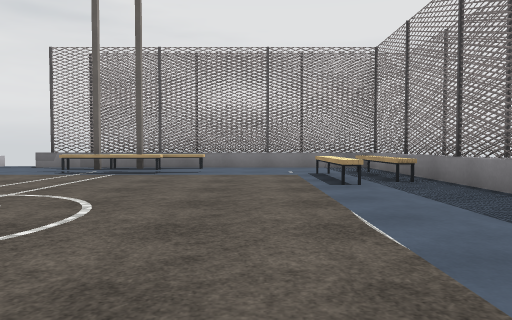
View 1 (above)

12 first-person views from a walk through a Unity game level. The camera is 1.2 m above the floor, tilts 2° down and sees 70° across. The floor is counted in squares, 2 m on a side. Each view is taken from the middle of a square. On the plan, view 1 faces up. The plan holds only what a view shows up to about 10 squares ahead; the rest is blank. Surface patterns are stand-ins for the level's own textures.

View 2
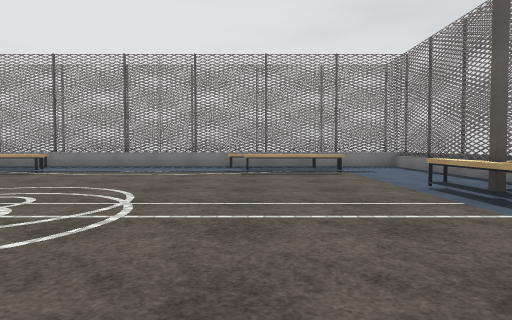

View 3
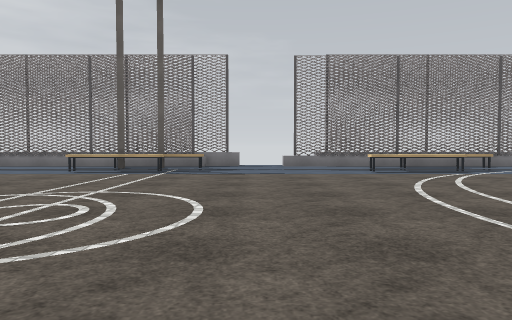

View 4
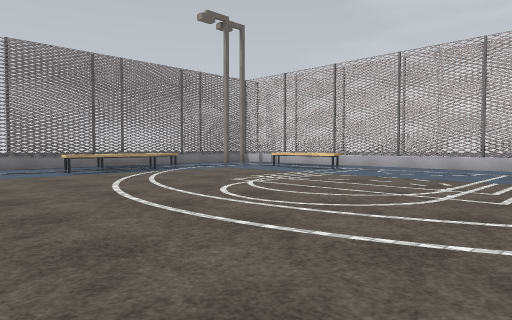

View 5
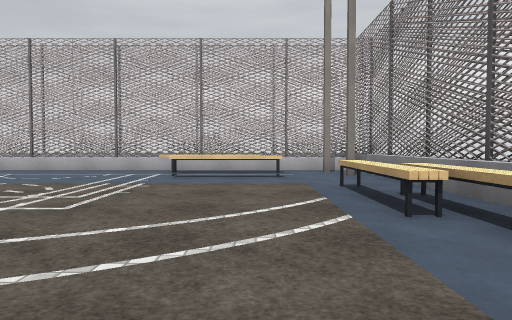

View 6
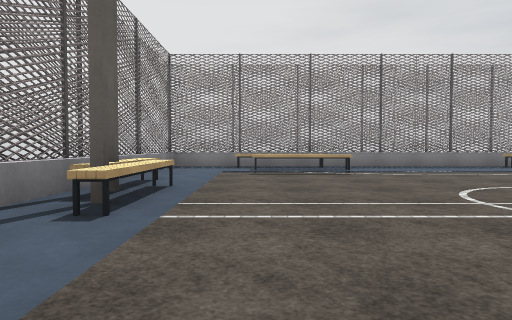

View 7
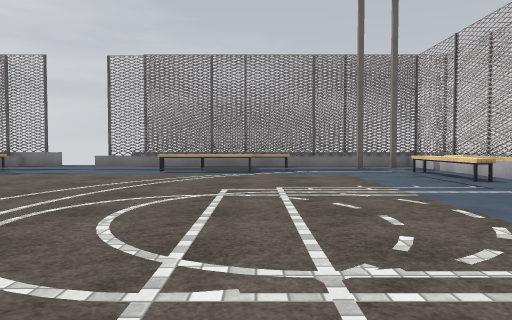

View 8
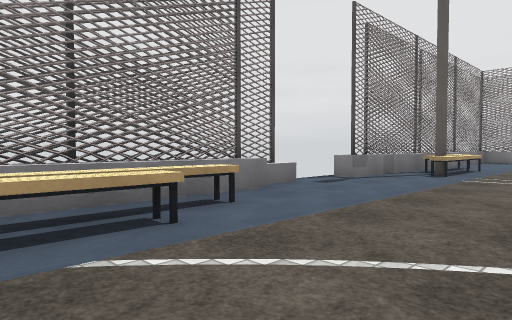

View 9
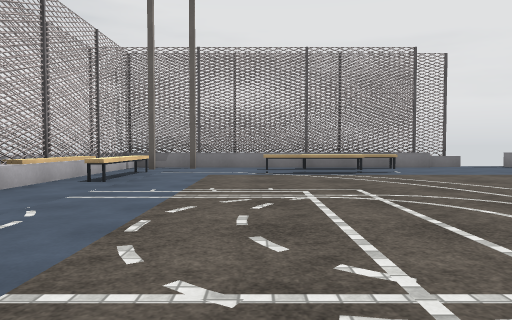

View 10
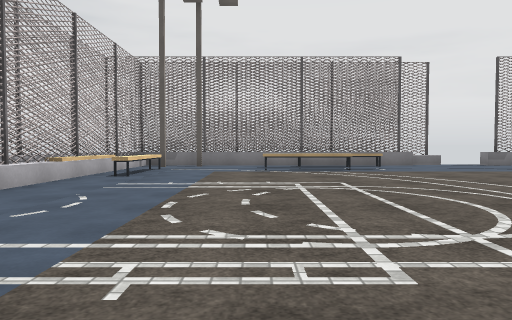

View 11
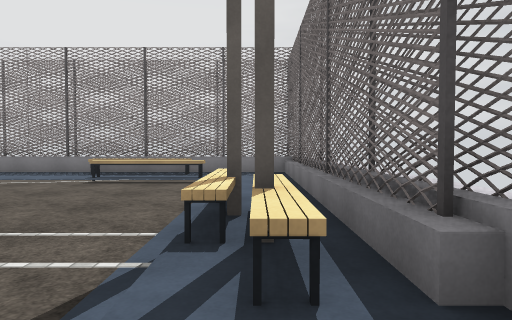

View 12
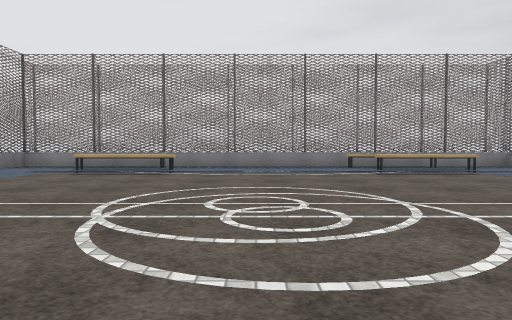

### Floor plan
Key: @ floor where view 1 was taken; # wall or solid block; x gap in a wall; . main floor; : floor 0.25 m higher than the main floor; / step, stairs or slope; = window, fence, low wall or low ledge; ^ raised ledge.
Columns run from 16 left of view 1 to 4 right of it. Each row starts with its distance up from view 1.
 10  ^^=##=^#x ##^^^#=#^#
  9 ^^#::::^:::::^^::::=^
  8 ^^#::^^:::::^^:::::#^
  7 ^^/............../^^^
  6 ^^/............../^^^
  5 ^^/..............^:^
  4 ^^/............../:^^
  3 ^^/............../:=^
  2 ^^/............../:#^
  1 ^^/............../:^^
  0  ^/.............@/^^^
 -1 ^^/............../^^^
 -2 ^^/............../:^^
 -3 ^^#::^^:::::^^:::::#^
 -4 ^##=#####^:^##=##=#^^

Positions as (right, up) in squares from view 1, and headings:
1: (0, 0), facing up
2: (-7, 0), facing right
3: (-6, 6), facing down
4: (-6, 6), facing down-left
5: (-7, 7), facing left
6: (-7, 7), facing right
7: (-11, 6), facing down
8: (-11, 6), facing up-right
9: (-12, 0), facing up
10: (-12, -1), facing up
11: (-6, -3), facing right
12: (-7, 3), facing right
